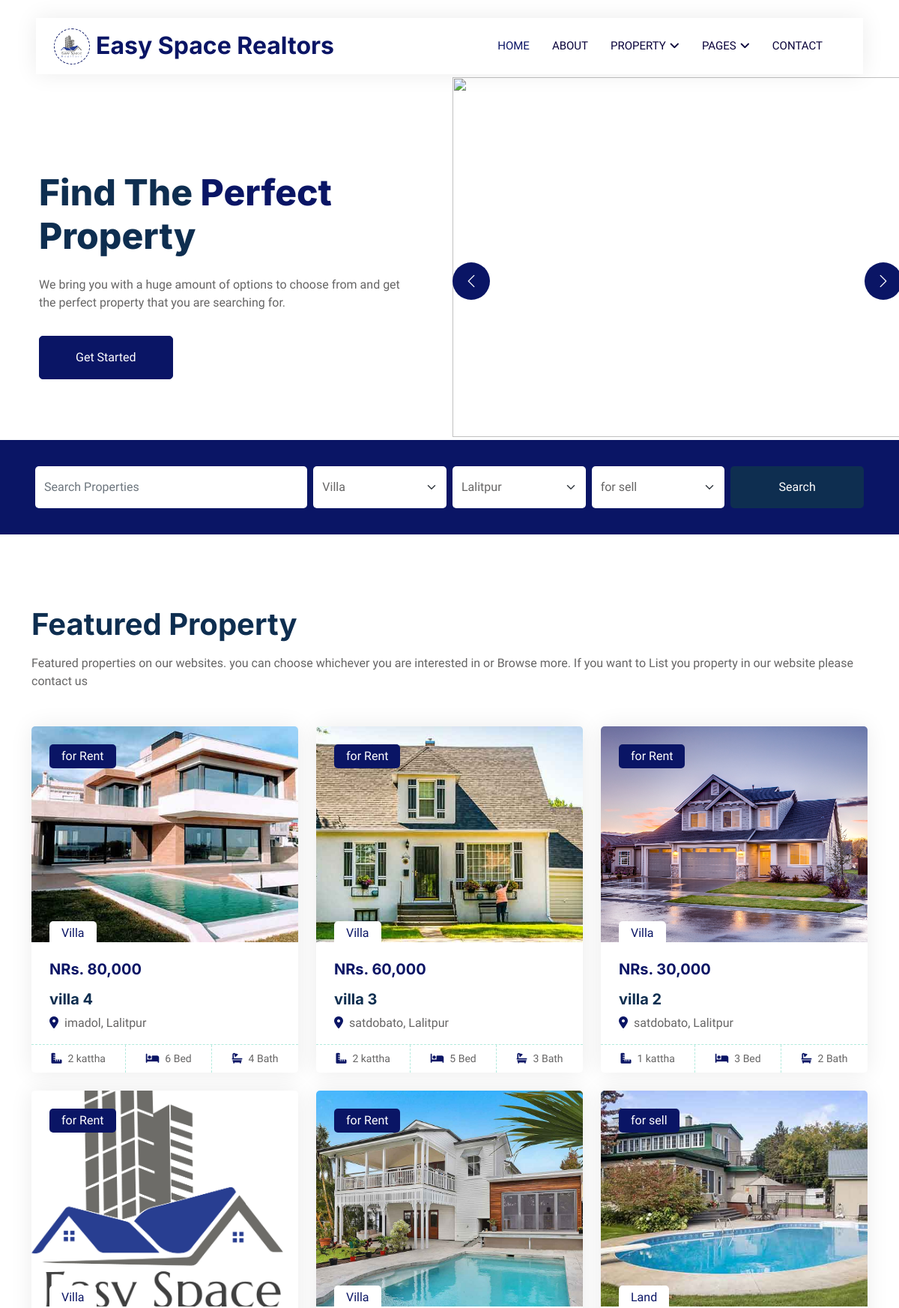
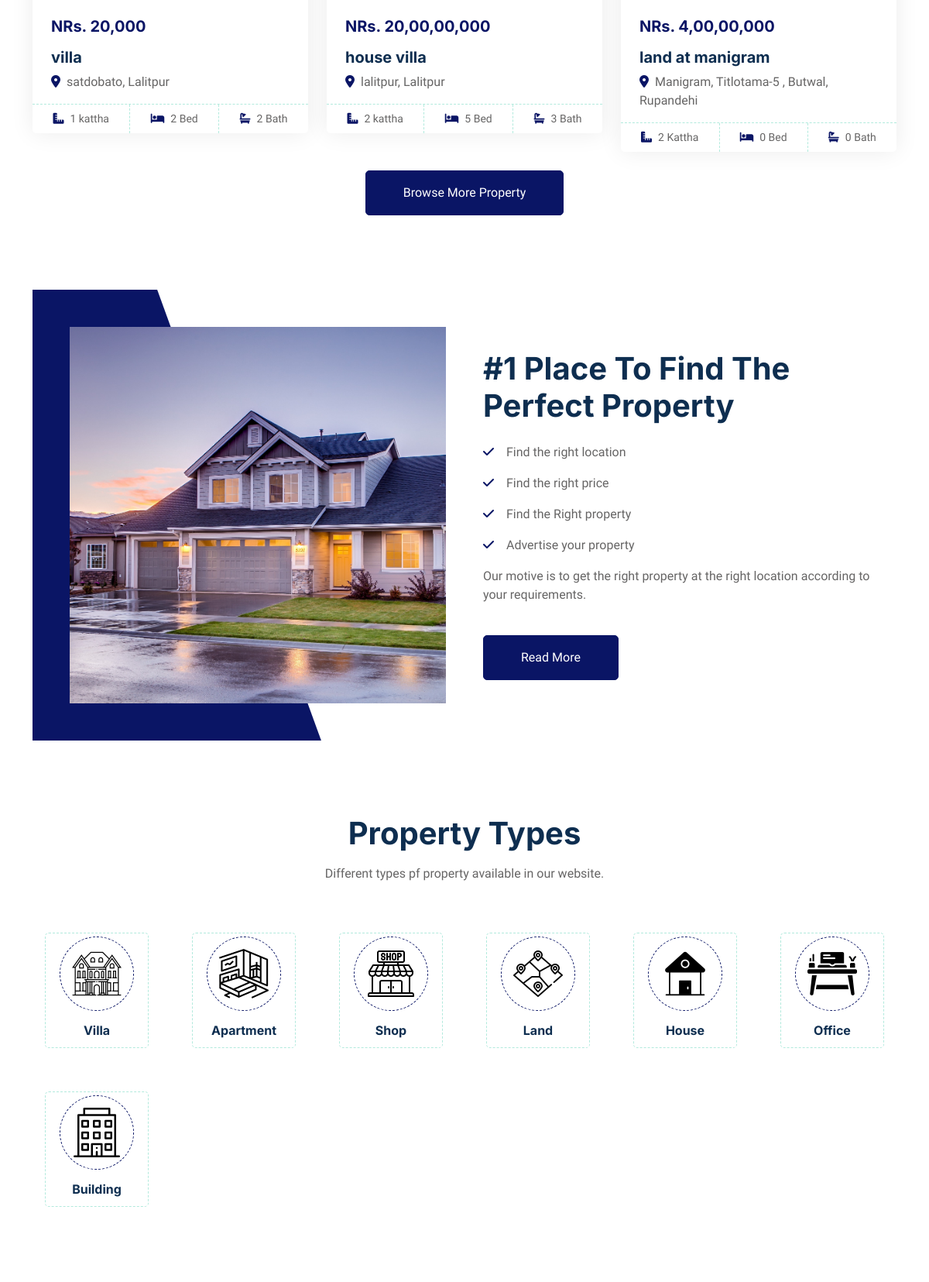
The page / (upper part) on the database its author committed (2 pictures, top to bottom).
### app01/models.py (models this page shows, shortened)
class Property(models.Model):
    title               = models.CharField(max_length=200,blank = True, null= True)
    image               = models.ImageField(upload_to='static/images', blank = True, null= True)
    type                = models.ForeignKey(PropertyType, on_delete=models.SET_NULL,null=True)
    city                = models.ForeignKey(City, on_delete=models.SET_NULL,null=True)
    description         = models.TextField(blank=True,null=True)
    address             = models.CharField(max_length=250,blank=True,null=True)
    room                = models.IntegerField(default=0)
    hall                = models.IntegerField(default=0)
    kitchen             = models.IntegerField(default=0)
    bathroom            = models.IntegerField(default=0)
    area                = models.CharField(default=None,null=True, max_length=200)
    featured            = models.BooleanField(default=False)
    sale                = models.BooleanField(default=False)
    rent                = models.BooleanField(default=False)
    price_in_text       = models.CharField(max_length=250,blank=True,null=True)
    price               = models.IntegerField(default=0)
    parking             = models.BooleanField(default=False)
    camera              = models.BooleanField(default=False)
    water               = models.BooleanField(default=False)
    balcony             = models.BooleanField(default=False)
    power               = models.BooleanField(default=False)
    garden              = models.BooleanField(default=False)
    furnished           = models.BooleanField(default=False)
    gym                 = models.BooleanField(default=False)
    swimming_pool       = models.BooleanField(default=False)
    garbage_disposal    = models.BooleanField(default=False)
    modular_kitchen     = models.BooleanField(default=False)
    hot_water           = models.BooleanField(default=False)
    lift                = models.BooleanField(default=False)
    ac                  = models.BooleanField(default=False)
    wifi                = models.BooleanField(default=False)
    washing_machine     = models.BooleanField(default=False)
    security            = models.BooleanField(default=False)
    solar               = models.BooleanField(default=False)
    map_link            = models.TextField(blank = True, null= True)
    available           = models.BooleanField(default=False)
    created_at          = models.DateTimeField(auto_now=True)
    updated_at          = models.DateTimeField(auto_now_add=True)
    class Meta:
        verbose_name= 'Property'
        verbose_name_plural = 'Properties'

class PropertyType(models.Model):
    title               = models.CharField(max_length=200,blank = True, null= True)
    image               = models.ImageField(upload_to='static/images', blank = True, null= True)
    created_at          = models.DateTimeField(auto_now=True)
    updated_at          = models.DateTimeField(auto_now_add=True)
    def __str__(self):
        return f"{self.title}"

class City(models.Model):
    title               = models.CharField(max_length=200,blank = True, null= True)
    created_at          = models.DateTimeField(auto_now=True)
    updated_at          = models.DateTimeField(auto_now_add=True)
    class Meta:
        verbose_name= 'City'
        verbose_name_plural = 'Cities'
    def __str__(self):
        return f'{self.title}'

### app01/views.py (the view)
# urls.py: path('', views.index_view, name='index_view'),
def index_view(request):
    try:
        properties  = Property.objects.all().order_by('-id').filter(featured=True,available=True)[:6]
    except:
        properties  = Property.objects.all().order_by('-id').filter(featured=True,available=True)
    try:
        agents      = Agent.objects.all().order_by('-id')[:4]
    except:
        agents      = Agent.objects.all().order_by('-id')
    try:
        testimonial = Testimonial.objects.all().order_by('-id')[:4]
    except:
        testimonial = Testimonial.objects.all().order_by('-id')
    context = {
        'properties'    : properties,
        'agents'        : agents,
        'testimonial'   : testimonial,
    }
    return render(request, 'app01/index.html', context)

### app01/context_processor.py (called while the page is built)
def menu_links(request):
    try:
        locations = City.objects.all()
    except:
        locations = None
    try:
        types = PropertyType.objects.all()
    except:
        types = None
    try:
        c_agents = Agent.objects.all()
    except:
        c_agents = None
    try:
        c_agents=c_agents[:4]
    except:
        pass
    try:
        c_testimonials = Testimonial.objects.all()[:3]
    except:
        c_testimonials = Testimonial.objects.all()
    return dict( locations = locations , types = types , c_agents = c_agents , c_testimonials = c_testimonials)

### templates/app01/index.html (shortened to what this page needs)
{% extends './base.html' %}
{% load static %}
{% block content %}
{% include '../includes/headblock.html' %}
{% include '../includes/searchblock.html' %}
<div class="container-xxl py-5">
    <div class="container">
        <div class="row g-0 gx-5 align-items-end">
            <div class="col-12">
                <div class="text-start mx-auto mb-5 wow slideInLeft" data-wow-delay="0.1s">
                    <h1 class="mb-3">Featured Property</h1>
                    <p>Featured properties on our websites. you can choose whichever you are interested in or Browse more. If you want to List you property in our website please contact us</p>
                </div>
            </div>
        </div>
        <div class="tab-content11">
            <div id="tab-311" class="tab-pane fade show p-0">
                <div class="row g-4">
                    {% for property in properties %}
                    <div class="col-lg-4 col-md-6">
                        <div class="property-item rounded overflow-hidden">
                            <div class="position-relative overflow-hidden property-block">
                                <a href="{% url 'property_detail_view' id=property.id %}"><img class="img-fluid" src="{{property.image.url}}" alt="{{property.title}} {{property.description}}"></a>
                                <div class="bg-primary rounded text-white position-absolute start-0 top-0 m-4 py-1 px-3">
                                    {% if property.sale == True %}for sell
                                    {% elif property.rent %}for Rent
                                    {% endif %}
                                </div>
                                <div class="bg-white rounded-top text-primary position-absolute start-0 bottom-0 mx-4 pt-1 px-3">{{property.type}}</div>
                            </div>
                            <div class="p-4 pb-0">
                                <h5 class="text-primary mb-3">NRs. {{property.price_in_text}}</h5>
                                <a class="d-block h5 mb-2" href="{% url 'property_detail_view' id=property.id %}">{{property.title}}</a>
                                <p><i class="fa fa-map-marker-alt text-primary me-2"></i>{{property.address}}, {{property.city}}</p>
                            </div>
                            <div class="d-flex border-top">
                                <small class="flex-fill text-center border-end py-2"><i class="fa fa-ruler-combined text-primary me-2"></i>{{property.area}}</small>
                                <small class="flex-fill text-center border-end py-2"><i class="fa fa-bed text-primary me-2"></i>{{property.room}} Bed</small>
                                <small class="flex-fill text-center py-2"><i class="fa fa-bath text-primary me-2"></i>{{property.bathroom}} Bath</small>
                            </div>
                        </div>
                    </div>
                    {% endfor %}
                    <div class="col-12 text-center">
                        <a class="btn btn-primary py-3 px-5" href="{% url 'property_view' %}">Browse More Property</a>
                    </div>
                </div>
            </div>
        </div>
    </div>
</div>
{% include '../includes/aboutblock.html' %}
{% include '../includes/categoryblock.html' %}
{% include '../includes/contactblock.html' %}
{% endblock content %}

### templates/includes/categoryblock.html
{% load static %}
<div class="container-xxl py-5">
    <div class="container">
        <div class="text-center mx-auto mb-5 wow fadeInUp" data-wow-delay="0.1s" style="max-width: 600px;">
            <h1 class="mb-3">Property Types</h1>
            <p>Different types pf property available in our website.</p>
        </div>
        <div class="row g-4">
            {% for type in types %}
            <div class="col-md-3 col-lg-2 col-6 wow fadeInUp" data-wow-delay="0.3s">
                <a class="cat-item d-block bg-light text-center rounded p-3" href="{% url 'category_view' id=type.id %}">
                    <div class="rounded p-auto py-1">
                        <div class="icon mb-3">
                            <img class="img-fluid" src="{{type.image.url}}" style="max-height: 4rem; max-width:4rem" alt="Icon">
                        </div>
                        <h6>{{type.title}}</h6>
                    </div>
                </a>
            </div>
            {% endfor %}
        </div>
    </div>
</div>

### static/css/style.css (style rules this page uses)
:root { --primary: #0a1565; --secondary: #FF6922; --light: #EFFDF5; --dark: #09023a; }
.btn { transition: .5s; }
.btn.btn-primary, .btn.btn-secondary { color: #FFFFFF; }
.icon { padding: 15px; display: inline-flex; align-items: center; justify-content: center; background: #FFFFFF !important; border-radius: 50px; border: 1px dashed var(--primary) !important; }
.cat-item div { background: #FFFFFF; border: 1px dashed rgba(0, 185, 142, .3); transition: .5s; }
.cat-item div * { transition: .5s; }
.property-item { box-shadow: 0 0 30px rgba(0, 0, 0, .08); }
.property-item a { width: 100%; }
.property-item img { height: 18rem; width: 100%; object-fit: cover; object-position: center; transition: .5s; }
.property-item .border-top { border-top: 1px dashed rgba(0, 185, 142, .3) !important; }
.property-item .border-end { border-right: 1px dashed rgba(0, 185, 142, .3) !important; }
.property-block { max-height: 40rem; }

### rows shown on the page
Property: image (picture), sale "for Rent", type "Villa", price_in_text "80,000", title "villa 4", address "imadol", city "Lalitpur", area "2 kattha", room "6", bathroom "4"
Property: image (picture), sale "for Rent", type "Villa", price_in_text "60,000", title "villa 3", address "satdobato", city "Lalitpur", area "2 kattha", room "5", bathroom "3"
Property: image (picture), sale "for Rent", type "Villa", price_in_text "30,000", title "villa 2", address "satdobato", city "Lalitpur", area "1 kattha", room "3", bathroom "2"
Property: image (picture), sale "for Rent", type "Villa", price_in_text "20,000", title "villa", address "satdobato", city "Lalitpur", area "1 kattha", room "2", bathroom "2"
Property: image (picture), sale "for Rent", type "Villa", price_in_text "20,00,00,000", title "house villa", address "lalitpur", city "Lalitpur", area "2 kattha", room "5", bathroom "3"
Property: image (picture), sale "for sell", type "Land", price_in_text "4,00,00,000", title "land at manigram", address "Manigram, Titlotama-5 , Butwal", city "Rupandehi", area "2 Kattha", room "0", bathroom "0"
PropertyType: image (picture), title "Villa"
PropertyType: image (picture), title "Apartment"
PropertyType: image (picture), title "Shop"
PropertyType: image (picture), title "Land"
PropertyType: image (picture), title "House"
PropertyType: image (picture), title "Office"
PropertyType: image (picture), title "Building"

### other values the page prints
form field types "Villa"
form field city "Lalitpur"
